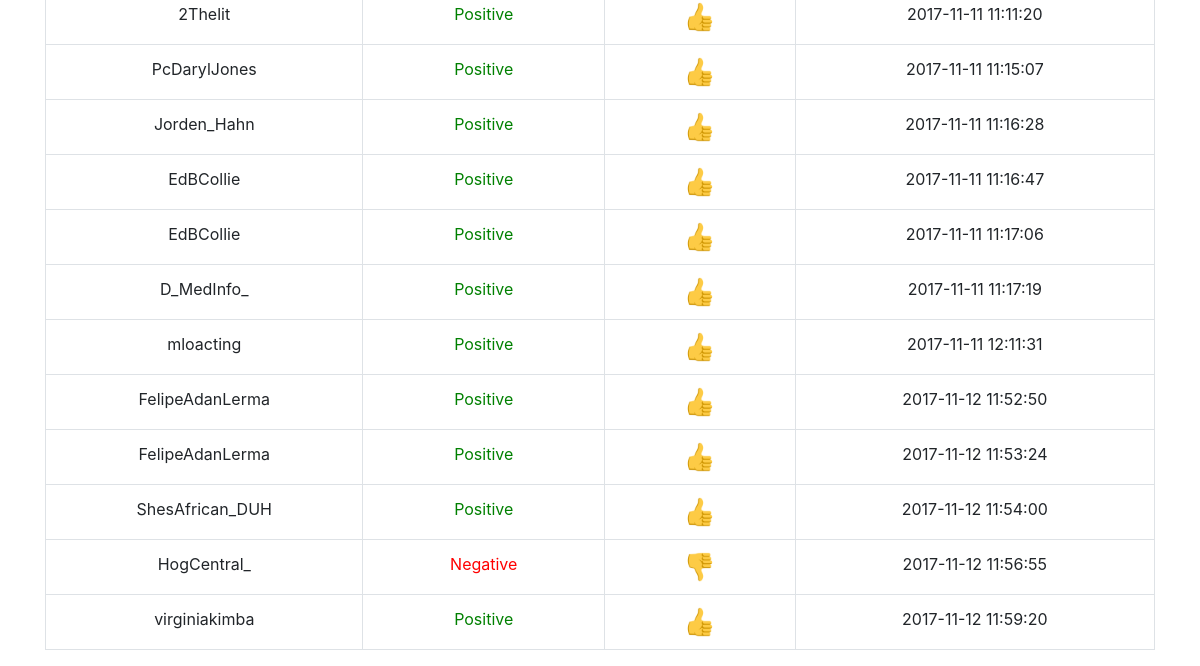
The page /history (signed in, lower part) on the database as committed earlier.
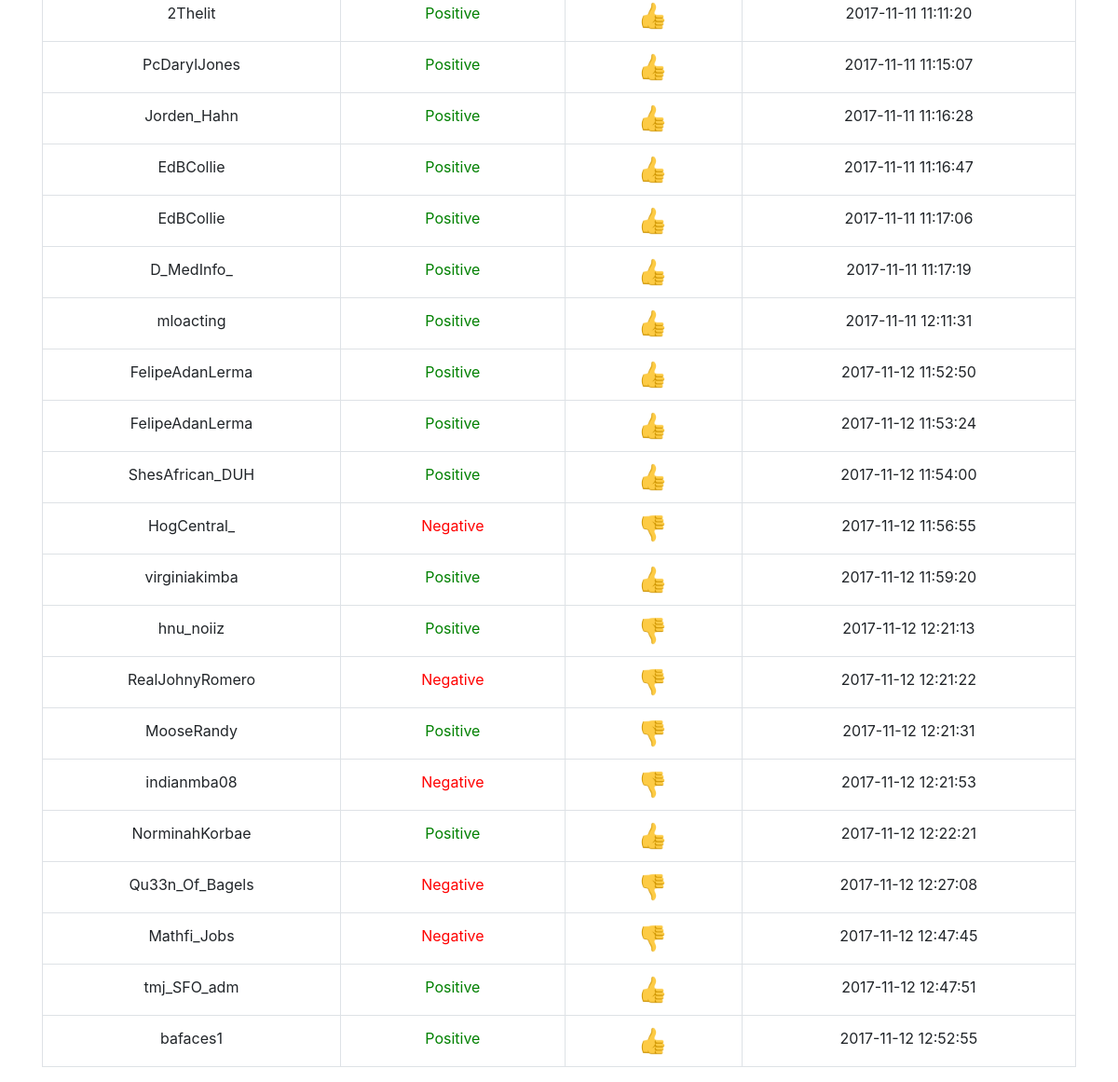
The same page on the database as committed later.
### tables this page shows
CREATE TABLE "guesses" (
	`username`	TEXT NOT NULL,
	`twitter_user`	TEXT NOT NULL,
	`guess`	TEXT NOT NULL,
	`result`	TEXT NOT NULL,
	`date`	TEXT NOT NULL
);

### application.py (the view)
@app.route('/history')
def history():
    if 'username' in session:
        con = None
        try:
            con = lite.connect('twittergame.db')
            cur = con.cursor()
            cur.execute("SELECT * FROM guesses WHERE username = ?", (session['username'],))
            userHistory = cur.fetchall()
            return render_template('history.html', history = userHistory)
        except lite.Error as e:
            print('Error: {}'.format(e.args[0]))
            return render_template('error.html', errorCode = e.args[0])
            sys.exit(1)
        finally:
            if con:
                con.close()
    else:
        return redirect(url_for('index'))

### templates/history.html (shortened to what this page needs)
{% extends "layout.html" %}
{% block main %}
    <div class="container text-center">
        <table class="table table-bordered">
            <tbody>
                {% for entry in history %}
                <tr>
                    <td>{{ entry[1] }}</td>
                    {% if entry[2] == 'positive' %}
                        <td class="posHistoryGuess">Positive</td>
                    {% else %}
                        <td class="negHistoryGuess">Negative</td>
                    {% endif %}
                    {% if entry[3] == 'True' %}
                        <td><img src="../static/assets/thumbs_up_emoji.png" class="historyOutcomeEmoji"></td>
                    {% else %}
                        <td><img src="../static/assets/thumbs_down_emoji.png" class="historyOutcomeEmoji"></td>
                    {% endif %}
                    <td>{{ entry[4] }}</td>
                </tr>
                {% endfor %}
            </tbody>
        </table>
    </div>
{% endblock %}

### templates/layout.html (shortened to what this page needs)
<!DOCTYPE html>
<html lang="en">
    <head>
        <link rel="stylesheet" href="https://maxcdn.bootstrapcdn.com/bootstrap/4.0.0-alpha.6/css/bootstrap.min.css">
        <link rel="stylesheet" href="{{ url_for('static', filename='styles.css') }}" />
    </head>
    <body>
        <main>
            {% block main %}{% endblock %}
        </main>
    </body>
</html>

### static/styles.css (style rules this page uses)
.posHistoryGuess { color: green; }
.negHistoryGuess { color: red; }

Rows that differ between the two databases and show on the page:
added guesses: twitter_user "hnu_noiiz", guess "Positive", date "2017-11-12 12:21:13"
added guesses: twitter_user "RealJohnyRomero", guess "Negative", date "2017-11-12 12:21:22"
added guesses: twitter_user "MooseRandy", guess "Positive", date "2017-11-12 12:21:31"
added guesses: twitter_user "indianmba08", guess "Negative", date "2017-11-12 12:21:53"
added guesses: twitter_user "NorminahKorbae", guess "Positive", date "2017-11-12 12:22:21"
added guesses: twitter_user "Qu33n_Of_Bagels", guess "Negative", date "2017-11-12 12:27:08"
added guesses: twitter_user "Mathfi_Jobs", guess "Negative", date "2017-11-12 12:47:45"
added guesses: twitter_user "tmj_SFO_adm", guess "Positive", date "2017-11-12 12:47:51"
added guesses: twitter_user "bafaces1", guess "Positive", date "2017-11-12 12:52:55"
